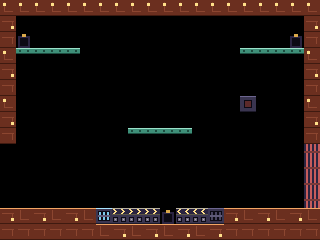

A 2D game scene composited from a Tiled map and its tileset images. What follows is a short description and the map's XML, with every tile layer's data as written:
An orthogonal 20x15 tile map with 16x16 px tiles, 1 tile layer (Tiles) and 15 objects (4x Door, 3x Socket, 3x Bit, 2x Drone, Switch, ...).

<map version="1.10" tiledversion="1.11.2" orientation="orthogonal" renderorder="right-down" width="20" height="15" tilewidth="16" tileheight="16" infinite="0" nextlayerid="4" nextobjectid="16">
  <properties>
    <property name="index" value="16" type="int" />
    <property name="name" value="Room 16" />
    <property name="left" value="15" type="int" />
    <property name="right" value="17" type="int" />
    <property name="up" value="255" type="int" />
    <property name="down" value="255" type="int" />
    <property name="zone" value="3" type="int" />
  </properties>
  <tileset firstgid="1" source="../tileset.tsx" />
  <layer id="1" name="Tiles" width="20" height="15">
    <data encoding="csv">
147,147,147,147,147,147,147,147,147,147,147,147,147,147,147,147,147,147,147,147,
149,1,1,1,1,1,1,1,1,1,1,1,1,1,1,1,1,1,1,149,
148,26,1,1,1,1,1,1,1,1,1,1,1,1,1,1,1,1,26,148,
147,22,22,22,22,1,1,1,1,1,1,1,1,1,1,22,22,22,22,147,
149,1,1,1,1,1,1,1,1,1,1,1,1,1,1,1,1,1,1,149,
148,1,1,1,1,1,1,1,1,1,1,1,1,1,1,1,1,1,1,148,
147,1,1,1,1,1,1,1,1,1,1,1,1,1,1,28,1,1,1,147,
149,1,1,1,1,1,1,1,1,1,1,1,1,1,1,1,1,1,1,149,
148,1,1,1,1,1,1,1,22,22,22,22,1,1,1,1,1,1,1,148,
1,1,1,1,1,1,1,1,1,1,1,1,1,1,1,1,1,1,1,25,
1,1,1,1,1,1,1,1,1,1,1,1,1,1,1,1,1,1,1,25,
1,1,1,1,1,1,1,1,1,1,1,1,1,1,1,1,1,1,1,25,
1,1,1,1,1,1,1,1,1,1,1,1,1,1,1,1,1,1,1,25,
146,145,146,145,146,145,53,52,52,52,26,51,51,54,146,145,146,145,146,145,
148,148,148,148,148,148,145,146,145,146,145,146,145,146,148,148,148,148,148,148
</data>
  </layer>
  <objectgroup id="2" name="Spawns">
    <object id="1" name="Socket" class="Socket" x="16" y="32">
      <point />
    </object>
    <object id="2" name="Socket" class="Socket" x="288" y="32">
      <point />
    </object>
    <object id="3" name="Drone" class="Drone" x="160" y="80">
      <point />
    </object>
    <object id="4" name="Switch" class="Switch" x="240" y="96">
      <point />
    </object>
    <object id="5" name="Bit" class="Bit" x="128" y="112">
      <point />
    </object>
    <object id="6" name="Door" class="Door" x="304" y="144">
      <point />
    </object>
    <object id="7" name="Door" class="Door" x="304" y="160">
      <point />
    </object>
    <object id="8" name="Drone" class="Drone" x="64" y="176">
      <point />
    </object>
    <object id="9" name="Door" class="Door" x="304" y="176">
      <point />
    </object>
    <object id="10" name="Bit" class="Bit" x="16" y="192">
      <point />
    </object>
    <object id="11" name="Bit" class="Bit" x="288" y="192">
      <point />
    </object>
    <object id="12" name="Door" class="Door" x="304" y="192">
      <point />
    </object>
    <object id="13" name="FanOn" class="FanOn" x="96" y="208">
      <point />
    </object>
    <object id="14" name="Socket" class="Socket" x="160" y="208">
      <point />
    </object>
    <object id="15" name="FanOff" class="FanOff" x="208" y="208">
      <point />
    </object>
  </objectgroup>
</map>
